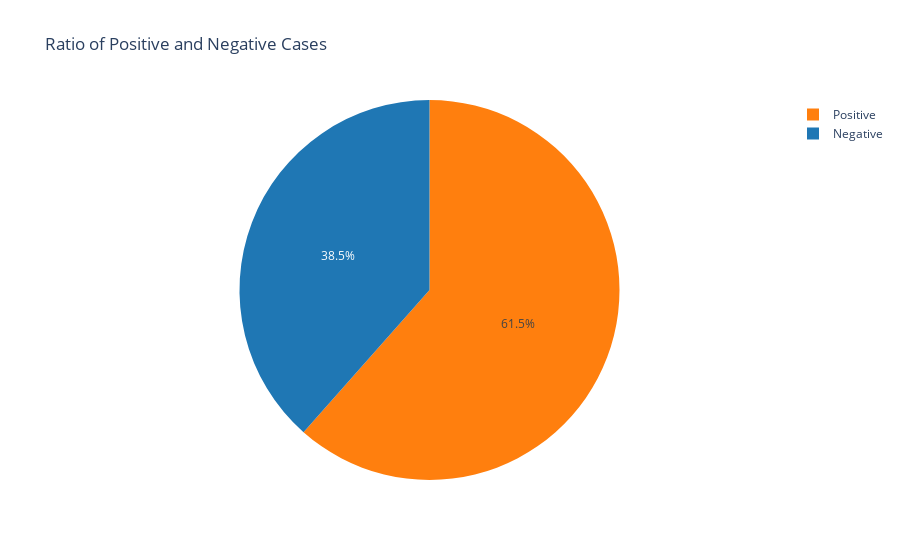

Here is the notebook cell this chart was saved with:
### Code cell
import plotly.express as px

# Count the occurrences of each class (positive/negative)
class_counts = Diabetes['class'].value_counts()

# Custom colors for the pie chart (e.g., green for negative, red for positive)
color_map = {'Negative': '#1f77b4', 'Positive': '#ff7f0e'}  # Custom colors: Blue and Orange

# Create the pie chart with custom colors
clspi = px.pie(values=class_counts, names=class_counts.index, title="Ratio of Positive and Negative Cases", 
               color=class_counts.index, color_discrete_map=color_map)
clspi.show()

### Figure 1 — Plotly figure (JSON) as saved in the notebook; plotly's stock layout.template omitted (floating-point values rounded to 4 significant figures)
{"data": [{"customdata": [["Positive"], ["Negative"]], "domain": {"x": [0, 1], "y": [0, 1]}, "hovertemplate": "label=%{label}<br>value=%{value}<br>color=%{customdata[0]}<extra></extra>", "labels": ["Positive", "Negative"], "legendgroup": "", "marker": {"colors": ["#ff7f0e", "#1f77b4"]}, "name": "", "showlegend": true, "type": "pie", "values": [320, 200]}], "layout": {"autosize": true, "hiddenlabels": [], "legend": {"tracegroupgap": 0}, "title": {"text": "Ratio of Positive and Negative Cases"}}}
